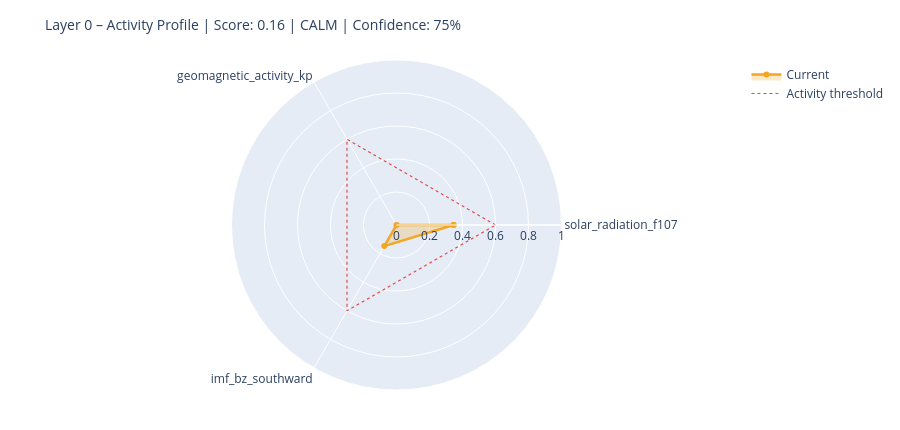

Write notebook code for a chart like this one.
### Markdown cell above
---
## 6. State Assessment & Handoff to Layer 1

### Code cell
# ============================================================
# STEP 1 – Collect raw values with source modes
# Mode: 'primary' | 'fallback_3h' | 'last_valid' | 'missing'
# ============================================================

def safe_last(df, col):
    if df is None or col not in df.columns: return None
    s = df[col].dropna()
    return float(s.iloc[-1]) if not s.empty else None

f107_now = safe_last(df_f107, 'f10.7')
bz_now   = safe_last(df_mag,  'bz_gsm')
kp_now   = safe_last(df_kp,   'kp')
sw_now   = safe_last(df_sw,   'speed')

source_modes = {
    'F10.7':    'primary'  if f107_now is not None else 'missing',
    'Kp':       'primary'  if kp_now   is not None else 'missing',
    'IMF_Bz':   'primary'  if bz_now   is not None else 'missing',
    'SW_speed': 'primary'  if sw_now   is not None else 'missing',
}

# Kp Fallback – 3h endpoint
if kp_now is None:
    try:
        r = requests.get(
            'https://services.swpc.noaa.gov/json/noaa-planetary-k-index.json',
            timeout=10)
        r.raise_for_status()
        fb = pd.DataFrame(r.json())
        tc = next((c for c in fb.columns if 'time' in c.lower()), fb.columns[0])
        kc = next((c for c in fb.columns if 'kp' in c.lower() and c != tc), None)
        if kc:
            fb[kc] = fb[kc].astype(str).str.extract(r'([0-9]+(?:\.[0-9]*)?)')[0]
            fb[kc] = pd.to_numeric(fb[kc], errors='coerce')
            fb = fb[fb[kc] >= 0].dropna(subset=[kc])
            if not fb.empty:
                kp_now = float(fb[kc].iloc[-1])
                source_modes['Kp'] = 'fallback_3h'
                print(f'  Kp fallback (3h): {kp_now:.1f}')
    except Exception as e:
        print(f'  Kp fallback failed: {e}')

# Solar Wind Fallback – last valid value
if sw_now is None and df_sw is not None and 'speed' in df_sw.columns:
    s = df_sw['speed'].dropna()
    if not s.empty:
        sw_now = float(s.iloc[-1])
        source_modes['SW_speed'] = 'last_valid'
        print(f'  SW fallback (last_valid): {sw_now:.0f} km/s')

print()
print('Source modes:', source_modes)

# ============================================================
# STEP 2 – Score from available components only
# ============================================================

def norm(v, lo, hi):
    if v is None: return None
    return max(0.0, min(1.0, (v - lo) / (hi - lo)))

COMPONENTS = {
    'solar_radiation_f107':    (f107_now, norm(f107_now, 60, 250)),
    'geomagnetic_activity_kp': (kp_now,   norm(kp_now,   0,   9)),
    'imf_bz_southward':        (bz_now,   norm(-(bz_now or 0) if bz_now else None, -5, 30)
                                           if bz_now is not None else None),
    'solar_wind_speed':        (sw_now,   norm(sw_now, 300, 800)),
}

available   = {k: v[1] for k, v in COMPONENTS.items() if v[1] is not None}
unavailable = [k for k, v in COMPONENTS.items() if v[1] is None]

layer0_score = round(sum(available.values()) / len(available), 4) if available else None
confidence   = round(len(available) / len(COMPONENTS), 2)

level = ('unknown'  if layer0_score is None
         else 'calm'     if layer0_score < 0.3
         else 'moderate' if layer0_score < 0.6
         else 'active')

# ============================================================
# STEP 3 – Dominant Driver
# ============================================================

def dominant_driver(kp, f107, bz, sw):
    candidates = []
    if kp   is not None and kp   >= 4:   candidates.append(('geomagnetic',    kp / 9))
    if sw   is not None and sw   >= 500:  candidates.append(('solar_wind',     sw / 800))
    if bz   is not None and bz   <= -5:   candidates.append(('imf_southward',  abs(bz) / 30))
    if f107 is not None and f107 >= 150:  candidates.append(('solar_radiation',f107 / 250))
    return max(candidates, key=lambda x: x[1])[0] if candidates else 'none'

driver = dominant_driver(kp_now, f107_now, bz_now, sw_now)

# ============================================================
# STEP 4 – Downstream expectations
# ============================================================

def downstream_expectation(driver, score, kp, bz, f107):
    exp = {
        'magnetosphere':        'calm',
        'ionosphere':           'calm',
        'schumann_resonance':   'unchanged',
        'lithosphere_currents': 'low',
    }
    if driver == 'geomagnetic' or (kp and kp >= 5):
        exp['magnetosphere']        = 'compressed / storm'
        exp['ionosphere']           = 'elevated disturbance (TEC variability)'
        exp['schumann_resonance']   = 'elevated amplitude possible'
        exp['lithosphere_currents'] = 'elevated induction currents'
    elif driver == 'imf_southward' or (bz and bz <= -5):
        exp['magnetosphere']        = 'energy coupling active'
        exp['ionosphere']           = 'elevated electron density possible'
        exp['schumann_resonance']   = 'slight modulation possible'
    elif driver == 'solar_radiation' or (f107 and f107 >= 150):
        exp['ionosphere']           = 'elevated ionization (F-layer)'
        exp['schumann_resonance']   = 'slightly elevated background activity'
    return exp

downstream = downstream_expectation(driver, layer0_score, kp_now, bz_now, f107_now)

# ============================================================
# CONSOLE OUTPUT
# ============================================================

W = 58
print('=' * W)
print('LAYER 0 – STATE ASSESSMENT')
print('=' * W)
for name, (raw_v, score_v) in COMPONENTS.items():
    if score_v is not None:
        bar = '█' * int(score_v * 20) + '░' * (20 - int(score_v * 20))
        print(f'  {name:<35}  {bar}  {score_v:.2f}')
    else:
        print(f'  {name:<35}  {"─" * 20}  n/a')
print('-' * W)
print(f'  Score ({len(available)}/{len(COMPONENTS)} components):  {layer0_score:.3f}')
print(f'  Confidence:         {confidence:.0%}')
print(f'  Level:              {level.upper()}')
print(f'  Dominant Driver:    {driver}')

# Radar chart
cats = list(available.keys())
vals = list(available.values())
if len(cats) >= 3:
    fig = go.Figure()
    fig.add_trace(go.Scatterpolar(
        r=vals + [vals[0]], theta=cats + [cats[0]],
        fill='toself', fillcolor='rgba(242,166,35,0.25)',
        line=dict(color='#F2A623', width=2.5), name='Current'
    ))
    fig.add_trace(go.Scatterpolar(
        r=[0.6] * (len(cats) + 1), theta=cats + [cats[0]],
        line=dict(color='#E24B4A', dash='dot', width=1.2),
        mode='lines', name='Activity threshold'
    ))
    fig.update_layout(
        title=dict(text=f'Layer 0 – Activity Profile | Score: {layer0_score:.2f} | {level.upper()} | Confidence: {confidence:.0%}',
                   font=dict(size=14)),
        polar=dict(radialaxis=dict(visible=True, range=[0, 1])),
        height=430, showlegend=True,
        margin=dict(l=60, r=60, t=60, b=40)
    )
    fig.show()

### Figure 1 — Plotly figure (JSON) as saved in the notebook; plotly's stock layout.template omitted (floating-point values rounded to 4 significant figures)
{"data": [{"fill": "toself", "fillcolor": "rgba(242,166,35,0.25)", "line": {"color": "#F2A623", "width": 2.5}, "name": "Current", "r": [0.3457, 0.0, 0.1477, 0.3457], "theta": ["solar_radiation_f107", "geomagnetic_activity_kp", "imf_bz_southward", "solar_radiation_f107"], "type": "scatterpolar"}, {"line": {"color": "#E24B4A", "dash": "dot", "width": 1.2}, "mode": "lines", "name": "Activity threshold", "r": [0.6, 0.6, 0.6, 0.6], "theta": ["solar_radiation_f107", "geomagnetic_activity_kp", "imf_bz_southward", "solar_radiation_f107"], "type": "scatterpolar"}], "layout": {"height": 430, "margin": {"b": 40, "l": 60, "r": 60, "t": 60}, "polar": {"radialaxis": {"range": [0, 1], "visible": true}}, "showlegend": true, "title": {"font": {"size": 14}, "text": "Layer 0 – Activity Profile | Score: 0.16 | CALM | Confidence: 75%"}}}
